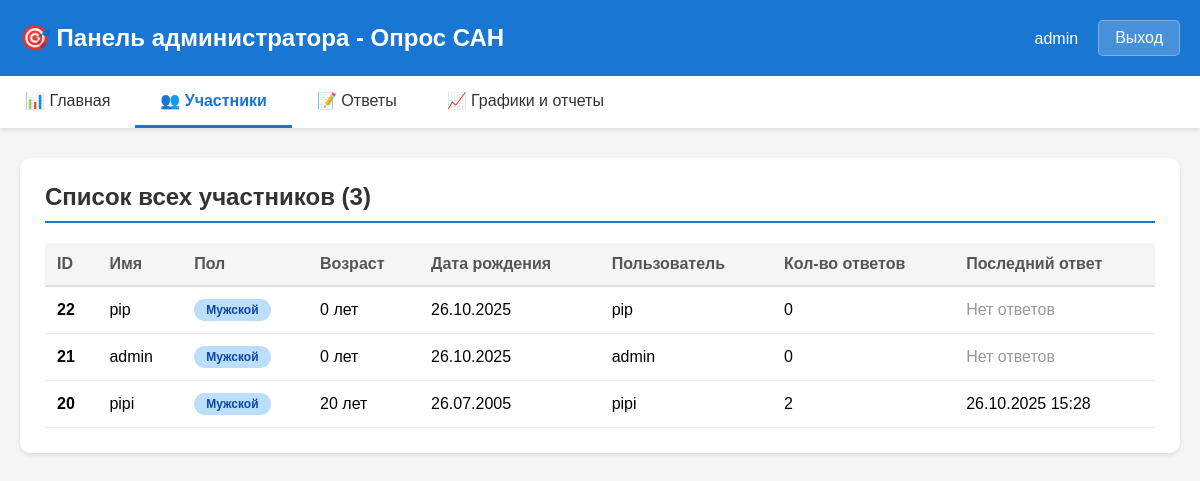
Screenshot of /participants/ (signed in) with the database file from the repository.
### san_app/models.py (models this page shows, shortened)
class Participant(models.Model):
    user = models.ForeignKey(User, on_delete=models.CASCADE, related_name="participants", null=True, blank=True)
    name = models.CharField(max_length=100, verbose_name="Фамилия, инициалы")
    gender = models.CharField(max_length=1, choices=[('M', 'Мужской'), ('F', 'Женский')], verbose_name="Пол")
    birth_date = models.DateField(verbose_name="Дата рождения")
    @property
    def age(self):
        today = date.today()
        return today.year - self.birth_date.year - ((today.month, today.day) < (self.birth_date.month, self.birth_date.day))

class Response(models.Model):
    participant = models.ForeignKey(Participant, on_delete=models.CASCADE, related_name="responses")
    timestamp = models.DateTimeField(auto_now_add=True, verbose_name="Дата и время")
    phase = models.CharField(max_length=10, choices=[('before', 'До занятия'), ('after', 'После занятия')], verbose_name="Фаза")
    q1 = models.IntegerField(default=0, verbose_name="1. Самочувствие хорошее / плохое")
    q2 = models.IntegerField(default=0, verbose_name="2. Сильный / слабый")
    q3 = models.IntegerField(default=0, verbose_name="3. Пассивный / активный")
    q4 = models.IntegerField(default=0, verbose_name="4. Малоподвижный / подвижный")
    q5 = models.IntegerField(default=0, verbose_name="5. Веселый / грустный")
    q6 = models.IntegerField(default=0, verbose_name="6. Хорошее настроение / плохое")
    q7 = models.IntegerField(default=0, verbose_name="7. Работоспособный / разбитый")
    q8 = models.IntegerField(default=0, verbose_name="8. Полный сил / обессиленный")
    q9 = models.IntegerField(default=0, verbose_name="9. Медлительный / быстрый")
    q10 = models.IntegerField(default=0, verbose_name="10. Бездеятельный / деятельный")
    q11 = models.IntegerField(default=0, verbose_name="11. Счастливый / несчастный")
    q12 = models.IntegerField(default=0, verbose_name="12. Жизнерадостный / мрачный")
    q13 = models.IntegerField(default=0, verbose_name="13. Напряженный / расслабленный")
    q14 = models.IntegerField(default=0, verbose_name="14. Здоровый / больной")
    q15 = models.IntegerField(default=0, verbose_name="15. Безучастный / увлеченный")
    q16 = models.IntegerField(default=0, verbose_name="16. Равнодушный / взволнованный")
    q17 = models.IntegerField(default=0, verbose_name="17. Восторженный / унылый")
    q18 = models.IntegerField(default=0, verbose_name="18. Радостный / печальный")
    q19 = models.IntegerField(default=0, verbose_name="19. Отдохнувший / усталый")
    q20 = models.IntegerField(default=0, verbose_name="20. Свежий / изнуренный")
    q21 = models.IntegerField(default=0, verbose_name="21. Сонливый / возбужденный")
    q22 = models.IntegerField(default=0, verbose_name="22. Желание отдохнуть / работать")
    q23 = models.IntegerField(default=0, verbose_name="23. Спокойный / озабоченный")
    q24 = models.IntegerField(default=0, verbose_name="24. Оптимистичный / пессимистичный")
    q25 = models.IntegerField(default=0, verbose_name="25. Выносливый / утомляемый")
    q26 = models.IntegerField(default=0, verbose_name="26. Бодрый / вялый")
    q27 = models.IntegerField(default=0, verbose_name="27. Соображать трудно / легко")
    q28 = models.IntegerField(default=0, verbose_name="28. Рассеянный / внимательный")
    q29 = models.IntegerField(default=0, verbose_name="29. Полный надежд / разочарованный")
    q30 = models.IntegerField(default=0, verbose_name="30. Довольный / недовольный")
    POLARITIES = [
        True, True, False, False, True, True, True, True, False, False,
        True, True, False, True, False, False, True, True, True, True,
        False, False, True, True, True, True, False, False, True, True
    ]
    WELLBEING_ITEMS = [1, 2, 7, 8, 13, 14, 19, 20, 25, 26]
    ACTIVITY_ITEMS = [3, 4, 9, 10, 15, 16, 21, 22, 27, 28]
    MOOD_ITEMS = [5, 6, 11, 12, 17, 18, 23, 24, 29, 30]

### san_app/views.py (the view)
# urls.py: path('participants/', views.participants_list, name='participants_list'),
@login_required
@user_passes_test(is_admin)
def participants_list(request):
    participants = Participant.objects.all().order_by('-id')
    participants_data = []
    for p in participants:
        participants_data.append({
            'participant': p,
            'responses_count': p.responses.count(),
            'last_response': p.responses.order_by('-timestamp').first(),
        })
    return render(request, 'participants_list.html', {'participants_data': participants_data})

### san_app/views.py (called while the page is built)
def is_admin(user):
    return user.is_authenticated and user.is_staff

### san_app/templates/participants_list.html (shortened to what this page needs)
<!DOCTYPE html>
<html lang="ru">
<head>
</head>
<body>
    <div class="header">
        <div class="header-content">
            <h1>🎯 Панель администратора - Опрос САН</h1>
            <div class="user-info">
                <span>👤 {{ request.user.username }}</span>
                <a href="{% url 'logout' %}" class="logout-btn">Выход</a>
            </div>
        </div>
    </div>
    <nav class="nav">
        <div class="nav-content">
            <a href="{% url 'admin_dashboard' %}">📊 Главная</a>
            <a href="{% url 'participants_list' %}" class="active">👥 Участники</a>
            <a href="{% url 'responses_list' %}">📝 Ответы</a>
            <a href="{% url 'report' %}">📈 Графики и отчеты</a>
        </div>
    </nav>
    <div class="container">
        <div class="section">
            <h2>Список всех участников ({{ participants_data|length }})</h2>
            {% if participants_data %}
            <table>
                <thead>
                    <tr>
                        <th>ID</th>
                        <th>Имя</th>
                        <th>Пол</th>
                        <th>Возраст</th>
                        <th>Дата рождения</th>
                        <th>Пользователь</th>
                        <th>Кол-во ответов</th>
                        <th>Последний ответ</th>
                    </tr>
                </thead>
                <tbody>
                    {% for data in participants_data %}
                    <tr>
                        <td><strong>{{ data.participant.id }}</strong></td>
                        <td>{{ data.participant.name }}</td>
                        <td>
                            <span class="badge {% if data.participant.gender == 'M' %}male{% else %}female{% endif %}">
                                {{ data.participant.get_gender_display }}
                            </span>
                        </td>
                        <td>{{ data.participant.age }} лет</td>
                        <td>{{ data.participant.birth_date|date:"d.m.Y" }}</td>
                        <td>{{ data.participant.user.username|default:"—" }}</td>
                        <td>{{ data.responses_count }}</td>
                        <td>
                            {% if data.last_response %}
                                {{ data.last_response.timestamp|date:"d.m.Y H:i" }}
                            {% else %}
                                <span style="color: #999;">Нет ответов</span>
                            {% endif %}
                        </td>
                    </tr>
                    {% endfor %}
                </tbody>
            </table>
            {% else %}
            <div class="no-data">
                Пока нет участников
            </div>
            {% endif %}
        </div>
    </div>
</body>
</html>

### san_app/templates/participants_list.html (style rules this page uses)
* { margin: 0; padding: 0; box-sizing: border-box; }
body { font-family: Arial, sans-serif; background-color: #f5f5f5; }
.header { background-color: #1976D2; color: white; padding: 20px; box-shadow: 0 2px 4px rgba(0,0,0,0.1); }
.header-content { max-width: 1200px; margin: 0 auto; display: flex; justify-content: space-between; align-items: center; }
.header h1 { font-size: 24px; }
.header .user-info { display: flex; gap: 20px; align-items: center; }
.nav { background-color: white; box-shadow: 0 2px 4px rgba(0,0,0,0.1); }
.nav-content { max-width: 1200px; margin: 0 auto; display: flex; gap: 0; }
.nav a { padding: 15px 25px; text-decoration: none; color: #333; border-bottom: 3px solid transparent; transition: all 0.3s; }
.nav a.active { border-bottom-color: #1976D2; color: #1976D2; font-weight: bold; }
.container { max-width: 1200px; margin: 30px auto; padding: 0 20px; }
.section { background-color: white; padding: 25px; border-radius: 10px; box-shadow: 0 2px 4px rgba(0,0,0,0.1); }
.section h2 { color: #333; margin-bottom: 20px; padding-bottom: 10px; border-bottom: 2px solid #1976D2; }
table { width: 100%; border-collapse: collapse; }
table th { background-color: #f5f5f5; padding: 12px; text-align: left; font-weight: bold; color: #555; border-bottom: 2px solid #ddd; }
table td { padding: 12px; border-bottom: 1px solid #eee; }
.badge { display: inline-block; padding: 4px 12px; border-radius: 12px; font-size: 12px; font-weight: bold; }
.badge.male { background-color: #BBDEFB; color: #0D47A1; }
.logout-btn { background-color: rgba(255,255,255,0.2); color: white; padding: 8px 16px; border: 1px solid rgba(255,255,255,0.3); border-radius: 5px; text-decoration: none; transition: all 0.3s; }

### rows the page displays
Participant: participant.id "22", participant.name "pip", participant.gender "Мужской", participant.age "0", participant.birth_date "26.10.2025", participant.user.username "pip", responses_count "0", shows "Нет ответов"
Participant: participant.id "21", participant.name "admin", participant.gender "Мужской", participant.age "0", participant.birth_date "26.10.2025", participant.user.username "admin", responses_count "0", shows "Нет ответов"
Participant: participant.id "20", participant.name "pipi", participant.gender "Мужской", participant.age "20", participant.birth_date "26.07.2005", participant.user.username "pipi", responses_count "2", last_response.timestamp "26.10.2025 15:28"

### other values shown
{{ request.user.username }} "admin"
{{ participants_data|length }} "3"
